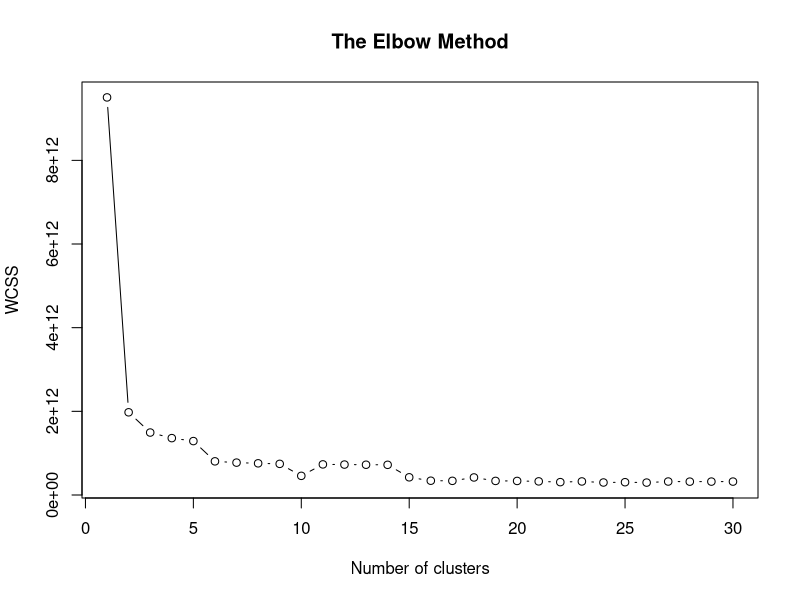
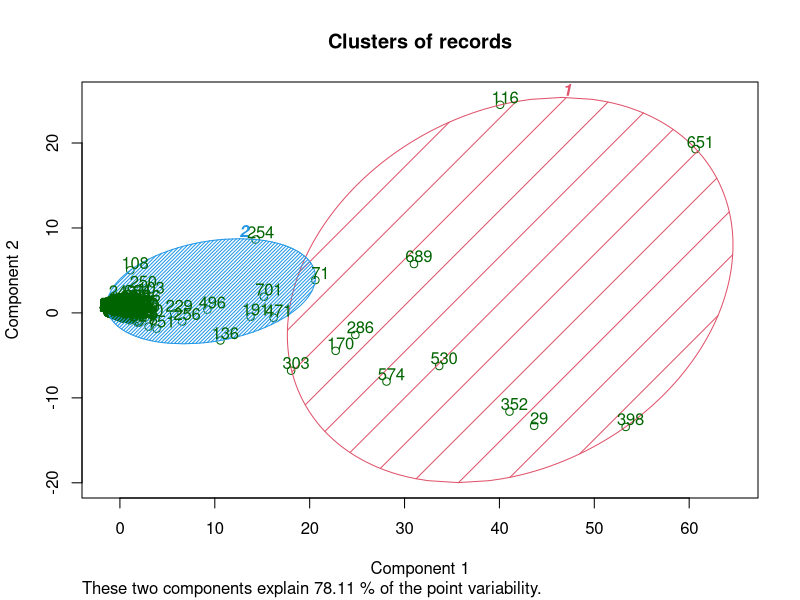

Here is the R script that generated these plots, in order:
# K-Means Clustering

# Importing the dataset
dataset = read.csv('DataGroupedBySTATE_DISTRICT_Names.csv')
# Splitting the dataset into the Training set and Test set
# install.packages('caTools')
# library(caTools)
# set.seed(123)
# split = sample.split(dataset$DependentVariable, SplitRatio = 0.8)
# training_set = subset(dataset, split == TRUE)
# test_set = subset(dataset, split == FALSE)
# Feature Scaling
dataset[,c(3,32)] = scale(dataset[,c(3,32)])
dataset = dataset[,c(3:32)]
set.seed(6)
wcss = vector()
# Using the elbow method to find the optimal number of clusters
for (i in 1:30) wcss[i] = sum(kmeans(dataset, i)$withinss)
plot(1:30,
     wcss,
     type = 'b',
     main = paste('The Elbow Method'),
     xlab = 'Number of clusters',
     ylab = 'WCSS')

# Fitting K-Means to the dataset
set.seed(29)
kmeans = kmeans(x = dataset, centers = 2)
y_kmeans = kmeans$cluster

# Visualising the clusters
library(cluster)
clusplot(dataset,
         y_kmeans,
         lines = 0,
         shade = TRUE,
         color = TRUE,
         labels = 2,
         plotchar = FALSE,
         span = TRUE,
         main = paste('Clusters of records'),
)
